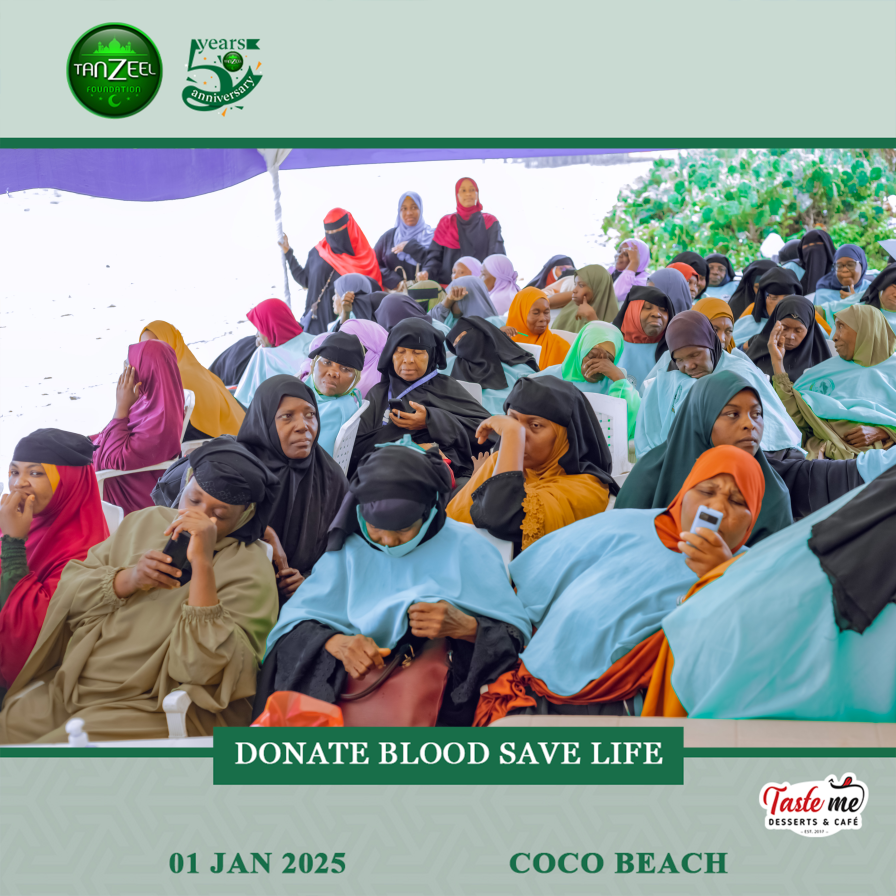
#> input picture media/homepage_Posts/IMG_0787-2.jpg, 4480 x 4480 px (shown at 1/5 size)
$ python -i image_optimizer.py   (imports and definitions only)
#> lines starting #> are read from the running program, lines starting #| are printed output that depends on the picture
"""
WebP Image Optimization Utility

This module handles automatic conversion of all image formats to WebP.
Supports: JPG, JPEG, PNG, GIF, BMP, TIFF, AVIF, HEIC

Key Features:
- Automatic conversion of uploaded images to WebP format
- Preserves image quality while reducing file size
- Handles corrupted or unsupported files gracefully
- Supports both single images and multiple images
- Efficient compression with fallback options
- Comprehensive error logging and handling
"""

import os
import logging
from io import BytesIO
from PIL import Image
from django.core.files.base import ContentFile
from django.conf import settings

logger = logging.getLogger(__name__)

# Supported image formats for conversion
SUPPORTED_FORMATS = {
    'JPEG', 'JPG', 'PNG', 'GIF', 'BMP', 'TIFF', 'AVIF', 'HEIC', 'WEBP'
}

# Default WebP settings when Django settings are unavailable
DEFAULT_WEBP_QUALITY = 85
DEFAULT_WEBP_METHOD = 6


# [137 lines left out: functions is_image_file, get_webp_filename, convert_image_to_webp, not called in this run]


def optimize_multiple_images(image_dict):
    """
    Convert multiple image fields in a dictionary to WebP.

    Usage in signals:
        images = {
            'image1': uploaded_file_1,
            'image2': uploaded_file_2,
        }
        optimized = optimize_multiple_images(images)

    Args:
        image_dict (dict): Dictionary of field_name: image_file pairs

    Returns:
        dict: Dictionary of field_name: (ContentFile, filename) pairs
    """
    results = {}
    for field_name, image_file in image_dict.items():
        if image_file:
            content_file, webp_filename = convert_image_to_webp(image_file)
            if content_file:
                results[field_name] = (content_file, webp_filename)
            else:
                logger.warning(f"Failed to optimize {field_name}, keeping original")
                results[field_name] = (image_file, getattr(image_file, 'name', 'image'))
        else:
            results[field_name] = (None, None)

    return results


# [78 lines left out: functions optimize_model_image_field, get_image_url, get_fallback_image_url, not called in this run]


# Statistics and monitoring
class ImageOptimizationStats:
    """Helper class for tracking image optimization statistics."""

    # [34 lines left out: functions get_stats, log_conversion, not called in this run]

>>> import cv2
>>> picture = cv2.imread('../../media/homepage_Posts/IMG_0787-2.jpg', cv2.IMREAD_GRAYSCALE)
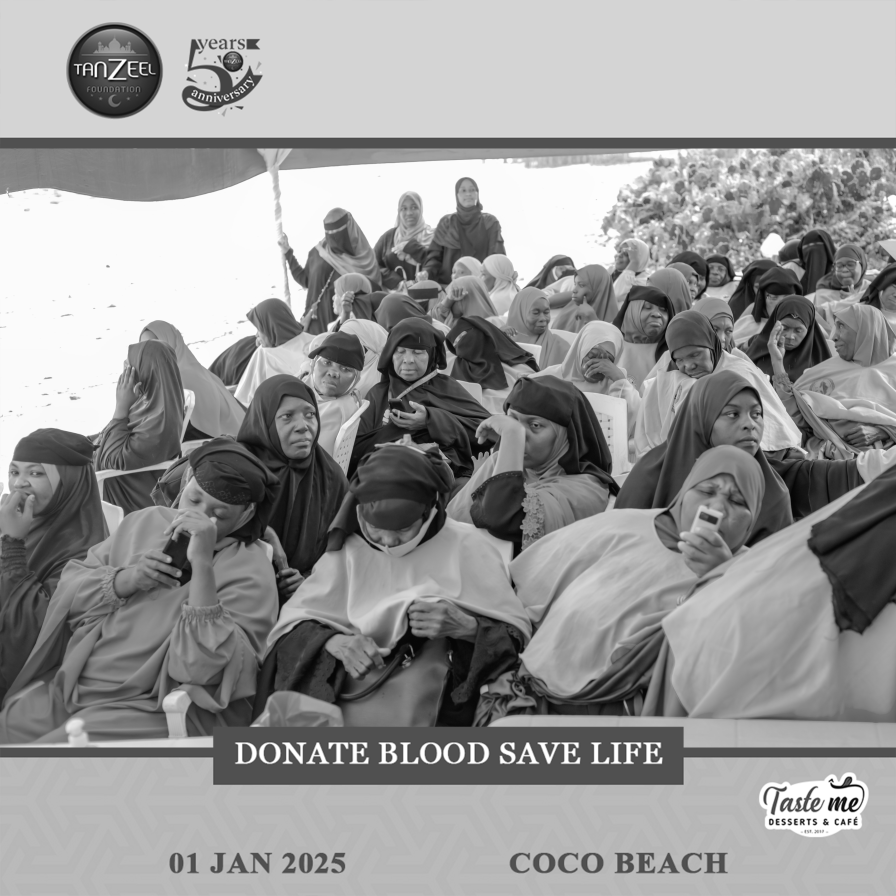
#> picture: shape (4480, 4480) (shown at 1/5 size); min 0, max 255, mean 150.6
#> (the run stopped early here; a loop or call above may not have finished)

$ run again, on media/homepage_Posts/0R2A0796.jpg
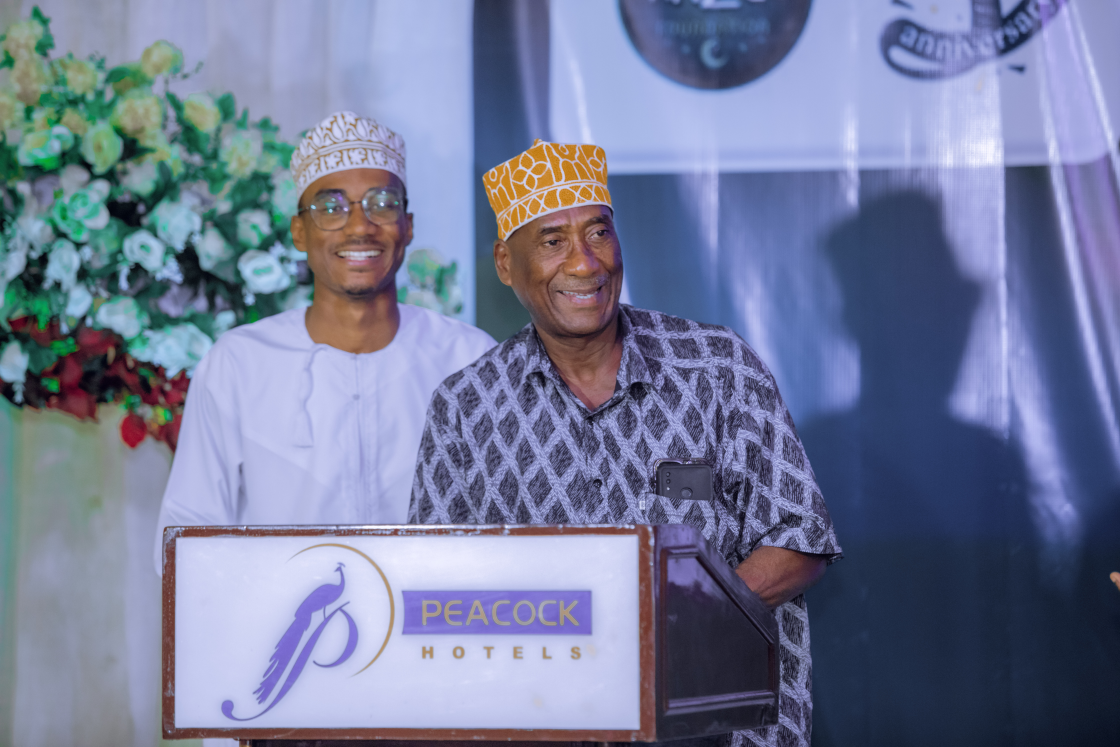
#> input picture media/homepage_Posts/0R2A0796.jpg, 6720 x 4480 px (shown at 1/6 size)
#> `picture = cv2.imread('../../media/homepage_Posts/IMG_0787-2.jpg', cv2...`:
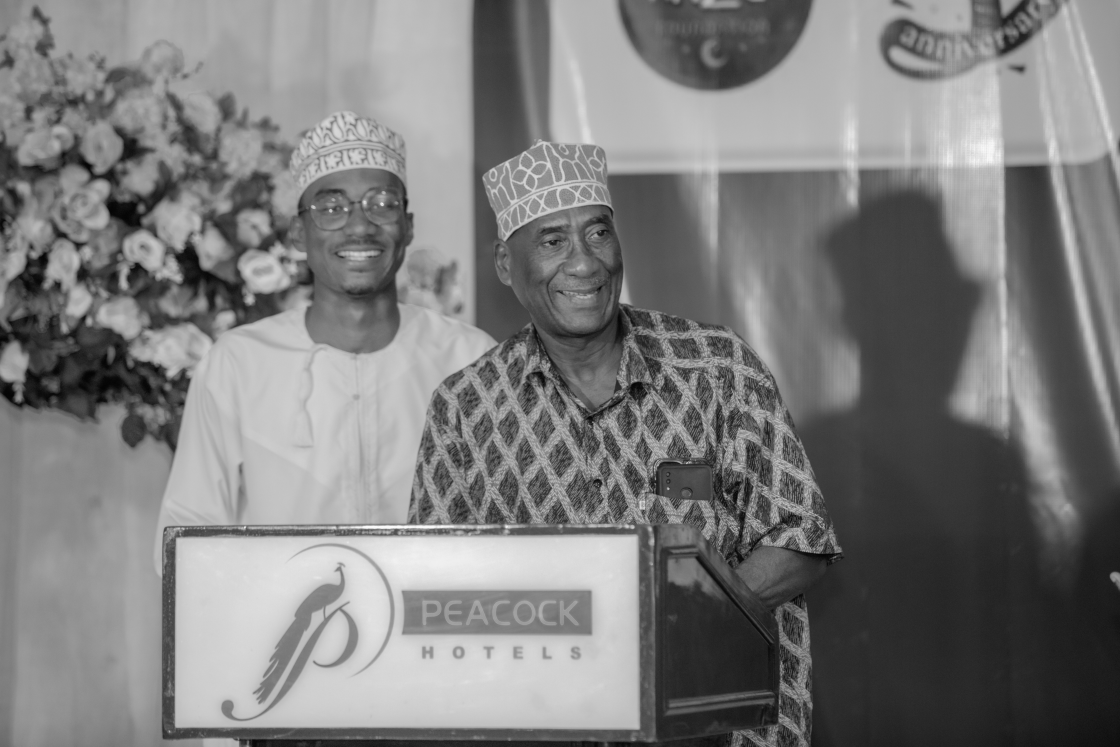
#> picture: shape (4480, 6720) (shown at 1/6 size); min 0, max 255, mean 124.8
